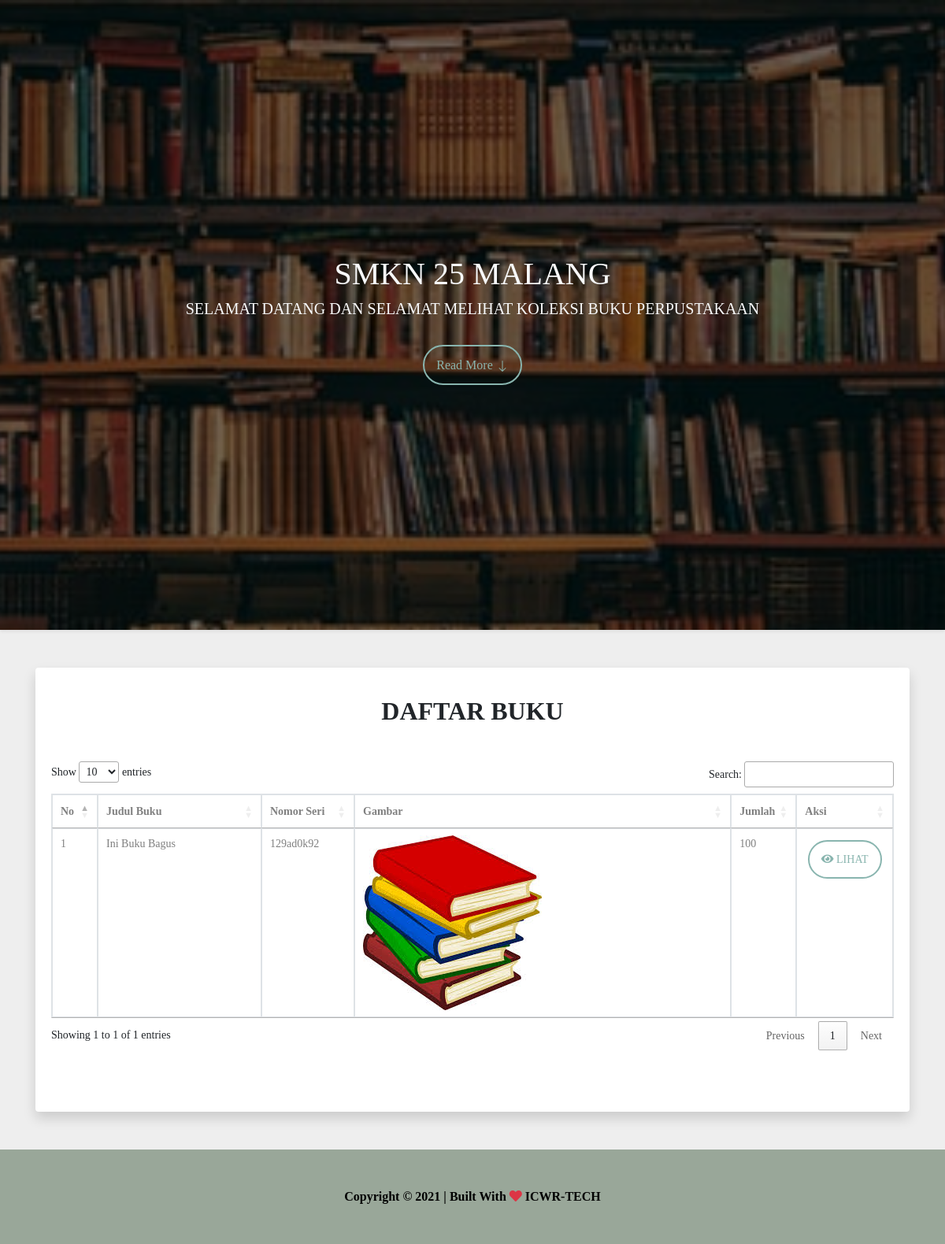
The page / on the database its author committed.
### tables this page shows
CREATE TABLE `data_sekolah` (
  `id_sekolah` int(11) NOT NULL,
  `nama_perpustakaan` varchar(700) NOT NULL,
  `alamat_perpustakaan` varchar(1000) NOT NULL,
  `nama_kepsek` varchar(700) NOT NULL,
  `nip` varchar(500) NOT NULL
);

CREATE TABLE `daftar_buku` (
  `id_buku` int(11) NOT NULL,
  `nama_buku` text NOT NULL,
  `nomor_seri` varchar(300) NOT NULL,
  `gambar` text NOT NULL,
  `jumlah` varchar(300) NOT NULL,
  `deskripsi` text NOT NULL,
  `status` varchar(500) NOT NULL,
  `id_daftarbuku` varchar(1000) NOT NULL
);

### application/controllers/View.php (called while the page is built, shortened)
<?php
class View extends CI_Controller
{
    function __construct()
    {
        $this->load->model("Client_model");
    }
    public function index()
    {
        $this->load->model("Admin_model");
        $data['data_sekolah']=$this->Client_model->view_sekolah();
        $data['buku']=$this->Admin_model->get_daftarbuku();
        $this->load->view("index",$data);
    }
}
 ?>

### index.php (called while the page is built, shortened)
<?php
require_once BASEPATH.'core/CodeIgniter.php';

### application/models/Client_model.php (called while the page is built, shortened)
<?php
class Client_model extends CI_Model
{
    public function view_sekolah()
    {
        return $this->db->get_where("data_sekolah",['id_sekolah'=>1])->row();
    }
}
 ?>

### application/models/Admin_model.php (called while the page is built, shortened)
<?php
class Admin_model extends CI_Model
{
    public function get_daftarbuku()
    {
        return $this->db->get("daftar_buku")->result();
    }
}
 ?>

### application/views/index.php (the view, shortened to what this page needs)
<!doctype html>
<html lang="en">
  <head>
    <link rel="stylesheet" href="<?php echo base_url('./assets/css/style.css') ?>">
    <link rel="stylesheet" href="https://cdn.jsdelivr.net/npm/bootstrap@4.5.3/dist/css/bootstrap.min.css">
    <link href="<?php echo base_url("assets/admin/") ?>vendor/fontawesome-free/css/all.min.css" rel="stylesheet" type="text/css">
    <link rel="stylesheet" type="text/css" media="screen" href="https://cdn.datatables.net/1.10.19/css/jquery.dataTables.min.css">
  </head>
  <body class="font-formal" style="background-color: #eee;">
        <header class="shadow-sm" style="height: 100vh; min-height: 500px; background-color: black; background-image: url('<?php echo base_url('./assets/header.jpg') ?>'); background-size: cover; background-position: center; background-repeat: no-repeat; background-attachment: fixed;">
            <div class="h-100" style="margin: 0 auto; height: 100%; background-color: rgba(0, 0, 0, 0.555);">
                <div class="container h-100">
                    <div class="row h-100 align-items-center">
                        <div class="col-12 text-center text-light">
                            <h1 class="font-ketiga"><?php echo $data_sekolah->nama_perpustakaan; ?></h1>
                            <h5 class="font-kedua">SELAMAT DATANG DAN SELAMAT MELIHAT KOLEKSI BUKU PERPUSTAKAAN</h5>
                            <div class="mt-5">
                              <a href="#lanjut" class="button-header">
                                Read More <svg xmlns="http://www.w3.org/2000/svg" width="16" height="16" fill="currentColor" class="bi bi-arrow-down" viewBox="0 0 16 16">
                                  <path fill-rule="evenodd" d="M8 1a.5.5 0 0 1 .5.5v11.793l3.146-3.147a.5.5 0 0 1 .708.708l-4 4a.5.5 0 0 1-.708 0l-4-4a.5.5 0 0 1 .708-.708L7.5 13.293V1.5A.5.5 0 0 1 8 1z"/>
                                </svg>
                              </a>
                              </div>
                        </div>
                    </div>
                </div>
            </div>
        </header>
        <section id="lanjut" class="pb-5">
            <div class="container pt-5">
                <div class="card border-0 shadow">
                    <div class="card-body">
                        <h2 class="text-center pt-3 pb-3"><strong>DAFTAR BUKU</strong></h2>
                        <pre style="font-family: 'Times New Roman', serif;">
                              <table class="table table-bordered table-hover" id="dataTable" width="100%" cellspacing="0" style="color: grey;">
                                <thead>
                                    <tr>
                                        <th width="20px">No</th>
                                        <th width="170px">Judul Buku</th>
                                        <th width="80px">Nomor Seri</th>
                                        <th width="">Gambar</th>
                                        <th width="30px">Jumlah</th>
                                        <th width="80px">Aksi</th>
                                    </tr>
                                </thead>
                                <tbody>
                                    <?php $no=1; ?>
                                    <?php foreach ($buku as $var): ?>
                                        <tr>
                                            <td><?php echo $no++ ?></td>
                                            <td><?php echo $var->nama_buku ?></td>
                                            <td><?php echo $var->nomor_seri ?></td>
                                            <td><img src="<?php echo base_url("./assets/img/") ?><?php echo $var->gambar ?>"></td>
                                            <td><?php echo $var->jumlah ?></td>
                                            <td><div style="margin-top: 20px;"> <a href="<?php echo base_url("view/".$var->id_buku) ?>/" class="button-header"><i class="fas fa-eye"></i> LIHAT</a> </div></td>
                                        </tr>
                                    <?php endforeach; ?>
                                </tbody>
                              </table>
                          </pre>
                    </div>
                </div>
            </div>
        </section>
        <footer style="background-color: #99A799; color: black;" class="text-center pt-5 pb-5">
            <strong>Copyright &copy; 2021 | Built With <i class="fas fa-heart text-danger"></i> <a href="http://incrustwerush.org/" target="_blank" style="color: black;">ICWR-TECH</a></strong>
        </footer>
  </body>
</html>

### assets/css/style.css (style rules this page uses)
html { scroll-behavior: smooth; }
.font-formal { font-family: "Times New Roman", serif; }
.button-header { border-radius: 50px; border: 2px solid #89B5AF; background-color: transparent; padding: 15px; color: #89B5AF; }

### rows shown on the page
data_sekolah: nama_perpustakaan "SMKN 25 MALANG"
daftar_buku: nama_buku "Ini Buku Bagus", nomor_seri "129ad0k92", gambar (placeholder picture), jumlah "100"
